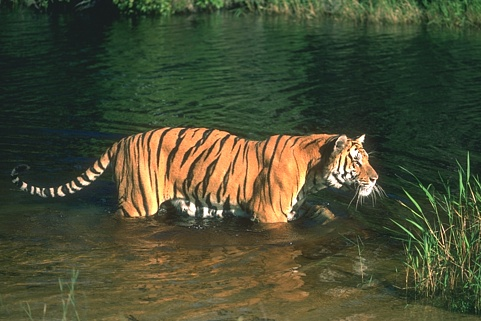
#> input picture data/108073.jpg, 481 x 321 px
$ jupyter execute Jacob_Final.ipynb
#> lines starting #> are read from the running program, lines starting #| are printed output that depends on the picture; after the words box and inside, x2 and y2 are one past the last pixel; in counts of white or black regions, pixels touching at a corner belong together
### snake_functions.py
"""
Helping functions for snakes.
"""

import numpy as np
import scipy.interpolate
from collections import deque

def distribute_points(snake):
    """ Distributes snake points equidistantly."""
    N = snake.shape[1]
    d = np.sqrt(np.sum((np.roll(snake, -1, axis=1)-snake)**2, axis=0)) # length of line segments
    f = scipy.interpolate.interp1d(np.r_[0, np.cumsum(d)], np.c_[snake, snake[:,0:1]])
    return(f(sum(d)*np.arange(N)/N))

def is_crossing(p1, p2, p3, p4):
    """ Check if the line segments (p1, p2) and (p3, p4) cross."""
    crossing = False
    d21 = p2 - p1
    d43 = p4 - p3
    d31 = p3 - p1
    det = d21[0]*d43[1] - d21[1]*d43[0] # Determinant
    if det != 0.0 and d21[0] != 0.0 and d21[1] != 0.0:
        a = d43[0]/d21[0] - d43[1]/d21[1]
        b = d31[1]/d21[1] - d31[0]/d21[0]
        if a != 0.0:
            u = b/a
            if d21[0] > 0:
                t = (d43[0]*u + d31[0])/d21[0]
            else:
                t = (d43[1]*u + d31[1])/d21[1]
            crossing = 0 < u < 1 and 0 < t < 1
    return crossing

def is_counterclockwise(snake):
    """ Check if points are ordered counterclockwise."""
    return np.dot(snake[0,1:] - snake[0,:-1],
                  snake[1,1:] + snake[1,:-1]) < 0

def remove_intersections(snake):
    """ Reorder snake points to remove self-intersections.
        Arguments: snake represented by a 2-by-N array.
        Returns: snake.
    """
    pad_snake = np.append(snake, snake[:,0].reshape(2,1), axis=1)
    pad_n = pad_snake.shape[1]
    n = pad_n - 1

    for i in range(pad_n - 3):
        for j in range(i + 2, pad_n - 1):
            pts = pad_snake[:,[i, i + 1, j, j + 1]]
            if is_crossing(pts[:,0], pts[:,1], pts[:,2], pts[:,3]):
                # Reverse vertices of smallest loop
                rb = i + 1 # Reverse begin
                re = j     # Reverse end
                if j - i > n // 2:
                    # Other loop is smallest
                    rb = j + 1
                    re = i + n
                while rb < re:
                    ia = rb % n
                    rb = rb + 1
                    ib = re % n
                    re = re - 1
                    pad_snake[:,[ia, ib]] = pad_snake[:,[ib, ia]]
                pad_snake[:,-1] = pad_snake[:,0]
    snake = pad_snake[:,:-1]
    if is_counterclockwise(snake):
        return snake
    else:
        return np.flip(snake, axis=1)

def smooth_matrix(N, alpha, beta):
    K1 = np.array([0, 1, -2, 1, 0])
    K2 = np.array([-1, 4, -6, 4, -1])
    K = alpha*K1 + beta*K2
    n = K.shape[0] # = 5

    rng = np.arange(N)
    rng_roll = np.roll(rng,(int)(n/2),0);
    M = np.zeros(shape=(N,N))
    for i in range(n):
        M[rng, rng_roll] = (i==3) - K[i]
        rng_roll = np.roll(rng_roll,-1,0) # roll right

    M = np.linalg.inv(M)
    return M

# [26 lines left out: functions pixels_between_points, curve_contour, fill_contour, not called in this run]

### Jacob_Final.ipynb
[cell 1]
from matplotlib import pyplot as plt
import numpy as np
import scipy.ndimage as ndimage
from collections import deque
from skimage.transform import resize
import sklearn.cluster
from skimage import draw
import math

import snake_functions as sf
#import importlib
#importlib.reload(sf)

Define Model functionality:

[cell 2]
class deform_model():
    def __init__(self,n_points, center, radius, smooth_param):
        self.alpha = smooth_param[0]
        self.beta = smooth_param[1]
        th = np.arange(0,1,1/n_points)*(2*np.pi)
        self.snake = np.array([np.cos(th), np.sin(th)]).transpose()*radius + center
        self.normals = self.compute_normals()
        self.smooth_mat = sf.smooth_matrix(n_points, smooth_param[0], smooth_param[1])

    def compute_normals(self):
        a = np.zeros_like(self.snake)
        s_prev = np.roll(self.snake,  1, axis=0) # prev
        s_next = np.roll(self.snake, -1, axis=0) # next
        a[:,0] =   s_next[:,1] - s_prev[:,1]
        a[:,1] = -(s_next[:,0] - s_prev[:,0])
        a = a / np.linalg.norm(a, axis=1)[:,None]
        return a

    def read_values(self,img):
        idx_xy = self.snake.astype(int)
        return (img[idx_xy[:,0], idx_xy[:,1]])

    def set_forces(self, forces):
        self.force_vecs = forces[:,None] * self.normals

    def update(self, step_size):
        self.snake += self.force_vecs*step_size
        self.regularize()
        self.normals = self.compute_normals()

    def check_bounds(self, img_shape):
        # Prevent exceeding image boundaries:
        np.clip(self.snake[:,0], 0, img_shape[0]-1, out=self.snake[:,0])
        np.clip(self.snake[:,1], 0, img_shape[1]-1, out=self.snake[:,1])

    def regularize(self):
        self.snake[:,:] = self.smooth_mat.dot(self.snake)
        snakeT = sf.distribute_points(self.snake.T)
        snakeT = sf.remove_intersections(snakeT)
        self.snake[:,:] = snakeT.T

    def joints(self):
        return self.snake.shape[0]

    def length(self):
        return np.linalg.norm(
            self.snake - np.roll(self.snake,  1, axis=0)
         , axis=1).sum()

    def add_joints(self, n):
        p0 = model.snake[-1,]
        p1 = model.snake[0,]
        a = np.empty((n,2))
        for i in range(n):
            a[i] = p0 + i/n*(p1-p0)
        self.snake = np.concatenate((model.snake, a), axis=0)
        self.snake[:,:] = sf.distribute_points(self.snake.T).T
        self.normals = self.compute_normals()
        self.smooth_mat = sf.smooth_matrix(self.snake.shape[0], self.alpha, self.beta)

    def center(self):
        return self.snake.mean(axis=0)

Create probability image:

[cell 3]
def create_prob_image(img, mask, filter_size=10, return_probs=False):
    all_unique = np.unique(img.flatten()) # array containing each different pixel value

    count_inside = np.zeros_like(all_unique)
    count_outside = np.zeros_like(all_unique)
    count_total = np.zeros_like(all_unique)
    for i,x in enumerate(all_unique):
        count_inside[i] = (img[mask]==x).sum()
        count_outside[i] = (img[~mask]==x).sum()
        count_total[i] = count_inside[i]+count_outside[i]

    omega_in = mask.sum()
    omega_out = img.size - omega_in
#    pixel_prc_in = count_inside/total_inside
#    pixel_prc_out = count_outside/total_outside
#    pixel_probs = pixel_prc_in / (pixel_prc_in+pixel_prc_out)

    pixel_probs = count_inside/(count_outside+1e-8)

    prob_img = np.zeros_like(img, dtype=float)
    for i,x in enumerate(all_unique):
        prob_img[img==x] = pixel_probs[i]
#    prob_img = ndimage.gaussian_filter(prob_img, sigma=(5, 5), order=0)
    prob_img = ndimage.median_filter(prob_img, size=filter_size)

    if return_probs:
        return prob_img, omega_in, omega_out, pixel_probs
    else:
        return prob_img, omega_in, omega_out

Some visulization methods:

[cell 4]
def colorize_prob_img(prob_img, channels=(1,0)):
    prob_img_color = np.zeros(prob_img.shape+(3,), dtype='uint8')
    prob_img_color[:,:,channels[0]] =  prob_img*(prob_img > 0) * 255
    prob_img_color[:,:,channels[1]] = -prob_img*(prob_img < 0) * 255
    return prob_img_color

[cell 5]
def layout_dictionary(cluster_centers, rows, cols, patch_shape=(), color=False, highlight=None, spacing=3):
    if(patch_shape==()):
        s = int(np.sqrt(cluster_centers.shape[1]/(1+2*color)))
        patch_shape = (s,s)

    h = patch_shape[0]+spacing
    w = patch_shape[1]+spacing
    dict_img = np.zeros((rows*w + spacing, cols*w + spacing, 3), dtype='uint8')

    if(color):
        cluster_centers = cluster_centers.reshape(rows,cols,3,patch_shape[0],patch_shape[1])
        cluster_centers = np.moveaxis(cluster_centers, -3, -1) # move color axis to last dim, (r,c,3,ps,ps) -> (r,c,ps,ps,3)
    else:
        cluster_centers = cluster_centers.reshape(rows,cols,patch_shape[0],patch_shape[1])

    if(highlight is not None): highlight = highlight.reshape(rows,cols)

    for r in range(rows):
        for c in range(cols):
            y = spacing + r*h
            x = spacing + c*w
            if(highlight is not None):
                p = highlight[r,c]
                dict_img[y-1:y+patch_shape[0]+1, x-1:x+patch_shape[1]+1, :] = [-p*(p<0)*255, p*(p>0)*255, 0]

            if(color):
                dict_img[y:y+patch_shape[0], x:x+patch_shape[1], ] = cluster_centers[r,c,:,:,]
            else:
                dict_img[y:y+patch_shape[0], x:x+patch_shape[1], ] = cluster_centers[r,c,:,:,None]

    return dict_img

[cell 6]
import cv2

def draw_snake(img_out, snake, color=(255,0,0)):
    snake = np.flip(snake,axis=1)
    pt0 = snake[-1,:].astype(int)
    for i in range(len(snake)):
        pt1 = snake[i,:].astype(int)
        img_out = cv2.line(img_out, tuple(pt0), tuple(pt1), color, 1)
        img_out = cv2.circle(img_out, tuple(pt1), 2, color, cv2.FILLED, 1)
        pt0 = pt1
    return img_out

def draw_forces(img_out, snake, forces, color=(255,0,0)):
    snake = np.flip(snake,axis=1)
    forces = np.flip(forces,axis=1)
    for i in range(len(snake)):
        pt = snake[i,:]
        pt2 = snake[i,:] + forces[i,]
        img_out = cv2.arrowedLine(img_out, tuple(pt.astype(int)), tuple(pt2.astype(int)), color, 1)
    return img_out

def vis_snake(img, snake, forces={}, wait=30, color=(255,0,0), title="snake"):
    if img.ndim==2:
        img_out = cv2.cvtColor(img,cv2.COLOR_GRAY2RGB)
    else:
        img_out = cv2.cvtColor(img,cv2.COLOR_BGR2RGB)

    img_out = draw_snake(img_out, snake, color)
    if len(forces)>0:
        img_out = draw_forces(img_out, snake, forces, color=color)
    cv2.imshow(title, img_out)
    key = cv2.waitKey(wait)
    return key==27

[cell 7]
def plot_snake(snake,col='blue',linetype='.-'):
    plt.plot(*zip(*np.flip(snake,axis=1)),linetype,linewidth=1,color=col)

Cluster image:

[cell 8]
def im2col(A, BSZ, stepsize=1):
    # Parameters
    m,n = A.shape
    s0, s1 = A.strides
    nrows = m-BSZ[0]+1
    ncols = n-BSZ[1]+1
    shp = BSZ[0],BSZ[1],nrows,ncols
    strd = s0,s1,s0,s1

    out_view = np.lib.stride_tricks.as_strided(A, shape=shp, strides=strd)
    return out_view.reshape(BSZ[0]*BSZ[1],-1)[:,::stepsize]

def ndim2col(A, BSZ, stepsize=1):
    if(A.ndim == 2):
        return im2col(A, BSZ, stepsize)
    else:
        r,c,l = A.shape
        patches = np.zeros((l*BSZ[0]*BSZ[1],(r-BSZ[0]+1)*(c-BSZ[1]+1)))
        for i in range(l):
            patches[i*BSZ[0]*BSZ[1]:(i+1)*BSZ[0]*BSZ[1],:] = im2col(A[:,:,i],BSZ,stepsize)
        return patches

[cell 9]
def prepare_image(img, clusters=100, sample_size=5000, patch_size=5):
    if(patch_size%2==0): raise ValueError('patch_size most be an odd integer')

    E = int(patch_size/2)
    patch_size = (patch_size, patch_size)
    features = ndim2col(img, patch_size).transpose()
#    print(features.shape)

    sample_idx = np.random.permutation(features.shape[0])[:sample_size]
    feature_sample = features[sample_idx,:]
    kmeans = sklearn.cluster.KMeans(n_clusters=clusters, verbose=False).fit(feature_sample)

    predicted_clusters = kmeans.predict(features)
    img = img[E:-E, E:-E] # crop image to match shapes
    cluster_img = predicted_clusters.reshape(img.shape[:2])
#    plt.imshow(cluster_img)

    return cluster_img, img, kmeans

Define deforming process:

[cell 10]
def run_model(model, cluster_img, cluster_layout=None,
                step_size  = 2.5,
                iterations = 0,
                vizualize  = True,
                calc_probs_each = 2,
                max_joint_dist  = 10,
                verbose = False,
                step_size_end = 0.1,
                conv_check = 10,
                conv_factor = 5):

    conv = np.zeros((conv_check,3))

    i=0
    while(i<=iterations):
        if(i%calc_probs_each==0):
            mask = draw.polygon2mask(cluster_img.shape[:2], model.snake)
            prob_img, omega_in, omega_out, probs = create_prob_image(cluster_img, mask, filter_size=10, return_probs=True)
            if(vizualize):
                prob_img_color = colorize_prob_img(prob_img-0.5, channels=(1,2))

                dict_img = layout_dictionary(cluster_layout[0], cluster_layout[1], cluster_layout[2], color=True, highlight=probs-0.5)
                dict_img = ndimage.zoom(dict_img, (3, 3, 1), order=0)
                dict_img = cv2.cvtColor(dict_img,cv2.COLOR_RGB2BGR)

    #    model.set_forces(model.read_values(prob_img) - 0.5)
        model.set_forces(np.log(omega_out/omega_in * model.read_values(prob_img)+1e-8))

        if(vizualize):
        #    cv2.imshow("mask", mask.astype(float))
            cv2.imshow("color probs", prob_img_color)
            cv2.imshow("dictionary",dict_img)
        #    vis_snake(prob_img.astype('float32'), model.snake, 3*step_size*model.force_vecs, wait=1, title="Probability")

            if vis_snake(img, model.snake, wait=1, title="Original"): break # Break by pressing 'esc'

        model.update(step_size)
        model.check_bounds(cluster_img.shape[:2])

        # Extend snake by adding more joints if the average distance between joints
        # is greater than 'max_joint_dist'
        L = model.length()
        if(L / model.joints() > max_joint_dist):
            n = math.ceil(L/(max_joint_dist) - model.joints())
            model.add_joints(n)
            model.check_bounds(cluster_img.shape[:2])
            if(verbose): print("Extend to ", model.joints(), "joints")

        # Check convergence
        #  by watching the changes in center position and 'radius' over af period K, that is:
        #  chk = sqrt( (x[i] - x[i-k])^2 + (y[i] - y[i-k])^2 + (r[i] - r[i-k] )^2)
        #  for all k < K
        # When conv_check < conv_factor * step_size, the step_size is halved untill below 'step_size_end'
        c = model.center();
        tr = np.array([c[0],c[1],np.sqrt(L)])
        chk = np.linalg.norm(tr-conv, axis=1)
        if( (chk < conv_factor*step_size).all() ):
            step_size /= 2
            if(verbose): print("Conv check = ",np.round(chk[-1],3)," new stepsize = ", step_size)
            if(step_size < step_size_end): break;
        conv[1:,] = conv[:-1,]
        conv[0,] = tr

        if(iterations>0): i+=1

    cv2.destroyAllWindows()
    cv2.waitKey(1);

    return model

## Run Model

### Tiger

[cell 11]
img = plt.imread("data/108073.jpg")
#> img is the input picture: shape (321, 481, 3); mean R, G, B 73, 77, 51.9
plt.imshow(img)
model = deform_model(n_points=20, center=(150,300), radius=30, smooth_param=(0,0.01))
plot_snake(model.snake, col='red')
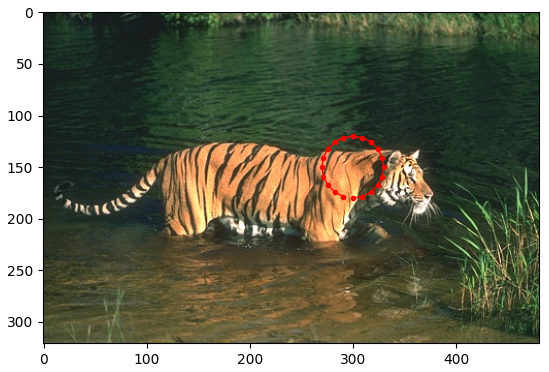
#> figure drawn by matplotlib, 1 panel

[cell 12]
cluster_img, img, kmeans = prepare_image(img, clusters=200, sample_size=5000, patch_size=5)

[cell 13]
model = run_model(model, cluster_img, (kmeans.cluster_centers_,10,20))
#> in create_prob_image, `all_unique = np.unique(img.flatten())`: all_unique = 200 values from 0 to 199
#> after the loop in create_prob_image, `for i,x in enumerate(all_unique):`: count_inside = 200 values, max 353 at index 87, min 0 at index 2, mean 13.88; count_outside = 200 values, max 9643 at index 77, min 3 at index 86, mean 742.2; count_total = 200 values, max 9643 at index 77, min 3 at index 86, mean 756
#> in create_prob_image, `omega_in = mask.sum()`: omega_in = 2777
#> in create_prob_image, `omega_out = img.size - omega_in`: omega_out = 148432
#> in create_prob_image, `pixel_probs = count_inside/(count_outside+1e-8)`: pixel_probs = 200 values, max 0.752 at index 129, min 0 at index 2, mean 0.0382
#> in run_model, `prob_img, omega_in, omega_out, probs = create_prob_image(cluster_img, ..`: omega_in = 2777; omega_out = 148432; probs has the same summary as pixel_probs in create_prob_image
#> in set_forces, `self.force_vecs = forces[:,None] * self.normals`: self.force_vecs = 20 rows, first 8: [1.53, 0], [-0.669, -0.217], [-0.371, -0.27], [0.209, 0.288], [0.215, 0.661], [0, -0.35], [-0.262, 0.807], [-1.47, 2.02]
#> after the loop in draw_snake, `for i in range(len(snake)):`: img_out: shape (317, 477, 3); mean B, G, R 52.3, 76.6, 72.8
#> (key Esc is pressed here)

[cell 14]
plt.imshow(img)
plot_snake(model.snake, col='red', linetype='-')

[cell 15]
mask = draw.polygon2mask(cluster_img.shape[:2], model.snake)
#> mask: shape (317, 477) bool; 1.8% white; 1 white region, box (x1, y1, x2, y2) and area: (270, 120, 331, 181) 2777
output = img.copy()
output[~mask]=[0,0,0]
plt.imshow(output)

### Seastar

[cell 16]
img = plt.imread("data/12003.jpg")
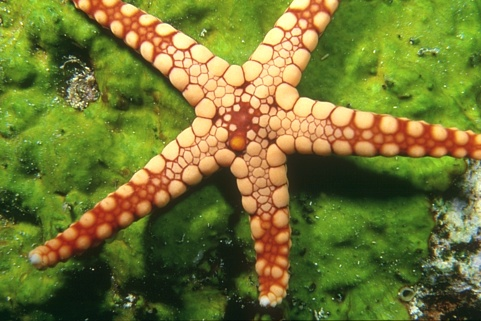
#> input picture data/12003.jpg, 481 x 321 px
#> img is the input picture: shape (321, 481, 3); mean R, G, B 114.1, 118.7, 50.3
plt.imshow(img)
model = deform_model(n_points=60, center=(130,250), radius=80, smooth_param=(0.01,0.01))
#> call 2 of smooth_matrix, with N = 60, alpha = 0.01, beta = 0.01
#> in smooth_matrix (call 2), `rng_roll = np.roll(rng,(int)(n/2),0);`: rng_roll = 60 values, max 59 at index 1, min 0 at index 2, mean 29.5
#> after the loop in smooth_matrix (call 2), `for i in range(n):`:
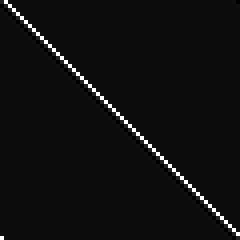
#> M: shape (60, 60) float64 (shown 4 times larger); min -0.05, max 0.95, mean 0.0167; drawn with min black and max white
#> after the loop in smooth_matrix (call 2), `for i in range(n):`: rng_roll = 60 values, max 59 at index 56, min 0 at index 57, mean 29.5
plot_snake(model.snake)
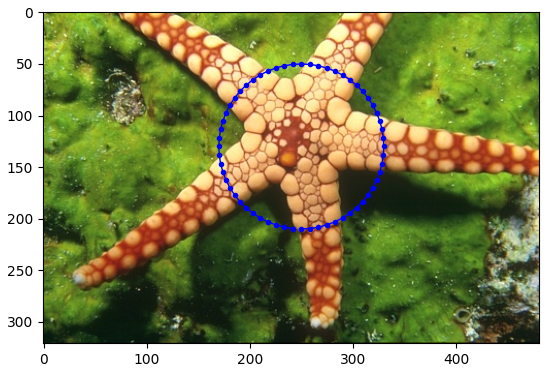
#> figure drawn by matplotlib, 1 panel

[cell 17]
cluster_img, img, kmeans = prepare_image(img, clusters=100, sample_size=5000, patch_size=5)
#> call 2 of prepare_image, with clusters = 100, sample_size = 5000, patch_size = 5
#> in prepare_image (call 2), `E = int(patch_size/2)`: E = 2
#> in prepare_image (call 2), `cluster_img = predicted_clusters.reshape(img.shape[:2])`:
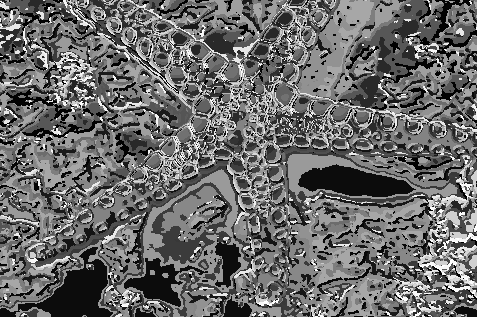
#> cluster_img: shape (317, 477) int32; min 0, max 99, mean 41.5; drawn with min black and max white

[cell 18]
model = run_model(model, cluster_img, (kmeans.cluster_centers_,10,10), calc_probs_each=5, conv_check=20, verbose=True)
#> call 2 of run_model, with step_size = 2.5, iterations = 0, vizualize = True, calc_probs_each = 5, max_joint_dist = 10, verbose = True, step_size_end = 0.1, conv_check = 20
#> the loop in create_prob_image (call 2), `for i,x in enumerate(all_unique):` made 100 passes
#> in run_model (call 2), `prob_img, omega_in, omega_out, probs = create_prob_image(cluster_img, ..`: omega_in = 20033; omega_out = 131176; probs = 100 values, max 2.83 at index 88, min 0 at index 14, mean 0.57
#> in run_model (call 2), `dict_img = cv2.cvtColor(dict_img,cv2.COLOR_RGB2BGR)`:
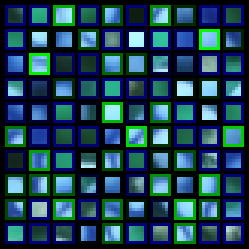
#> dict_img: shape (249, 249, 3); mean R, G, B 28.1, 64.2, 79.6
#> call 2 of draw_snake, with snake = array of shape (60, 2), color = (255, 0, 0)
#> in draw_snake (call 2), `pt0 = snake[-1,:].astype(int)`: pt0 = [241, 209]
#> the loop in draw_snake (call 2), `for i in range(len(snake)):` made 60 passes
#> pt0 on passes 1 to 12: [250, 210], [258, 209], [266, 208], [274, 206], [282, 203], [290, 199], [297, 194], [303, 189], [309, 183], [314, 177], [319, 170], [323, 162]
#> after the loop in draw_snake (call 2), `for i in range(len(snake)):`:
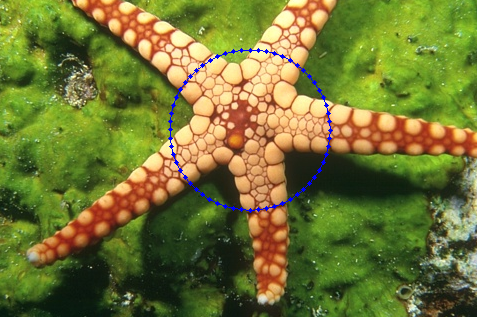
#> img_out: shape (317, 477, 3); mean B, G, R 51.6, 117.9, 113.5
#> (key Enter is pressed here)
#> in update, `self.snake += self.force_vecs*step_size`: self.snake = 60 pairs, first value 47.76 to 212.3, second value 166.7 to 334.4
#> in distribute_points, `d = np.sqrt(np.sum((np.roll(snake, -1, axis=1)-snake)**2, axis=0))`: d = 60 values, max 11.95 at index 19, min 7.59 at index 45, mean 9.03

[cell 19]
plt.imshow(img)
plot_snake(model.snake, col='red', linetype='-')

### Leopard

[cell 20]
img = plt.imread("data/134052.jpg")
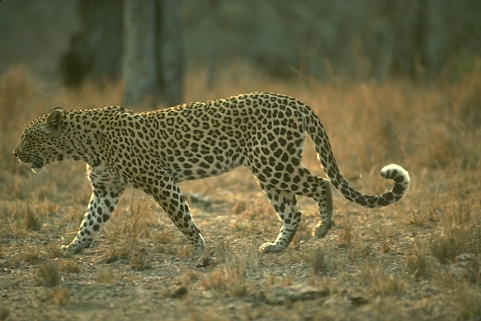
#> input picture data/134052.jpg, 481 x 321 px
#> img is the input picture: shape (321, 481, 3); mean R, G, B 108.7, 103.6, 68.5
plt.imshow(img)
model = deform_model(n_points=20, center=(150,130), radius=45, smooth_param=(0,0.01))
plot_snake(model.snake)

[cell 21]
cluster_img, img, kmeans = prepare_image(img, clusters=200, sample_size=5000, patch_size=5)
#> call 3 of prepare_image, with clusters = 200, sample_size = 5000, patch_size = 5
#> in prepare_image (call 3), `cluster_img = predicted_clusters.reshape(img.shape[:2])`:
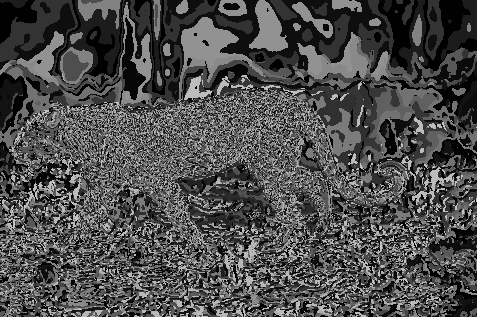
#> cluster_img: shape (317, 477) int32; min 0, max 199, mean 76.7

[cell 22]
model = run_model(model, cluster_img, (kmeans.cluster_centers_,10,20), step_size=3, step_size_end=0.2)
#> in create_prob_image (call 5), `prob_img = ndimage.median_filter(prob_img, size=filter_size)`:
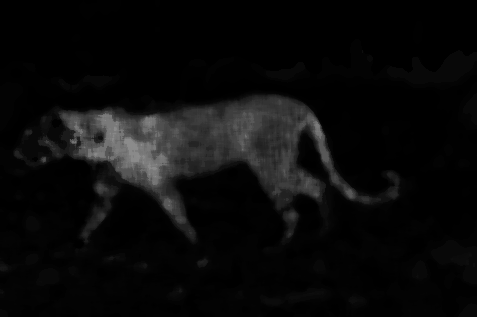
#> prob_img: shape (317, 477) float64; min 0, max 0.557, mean 0.0421
